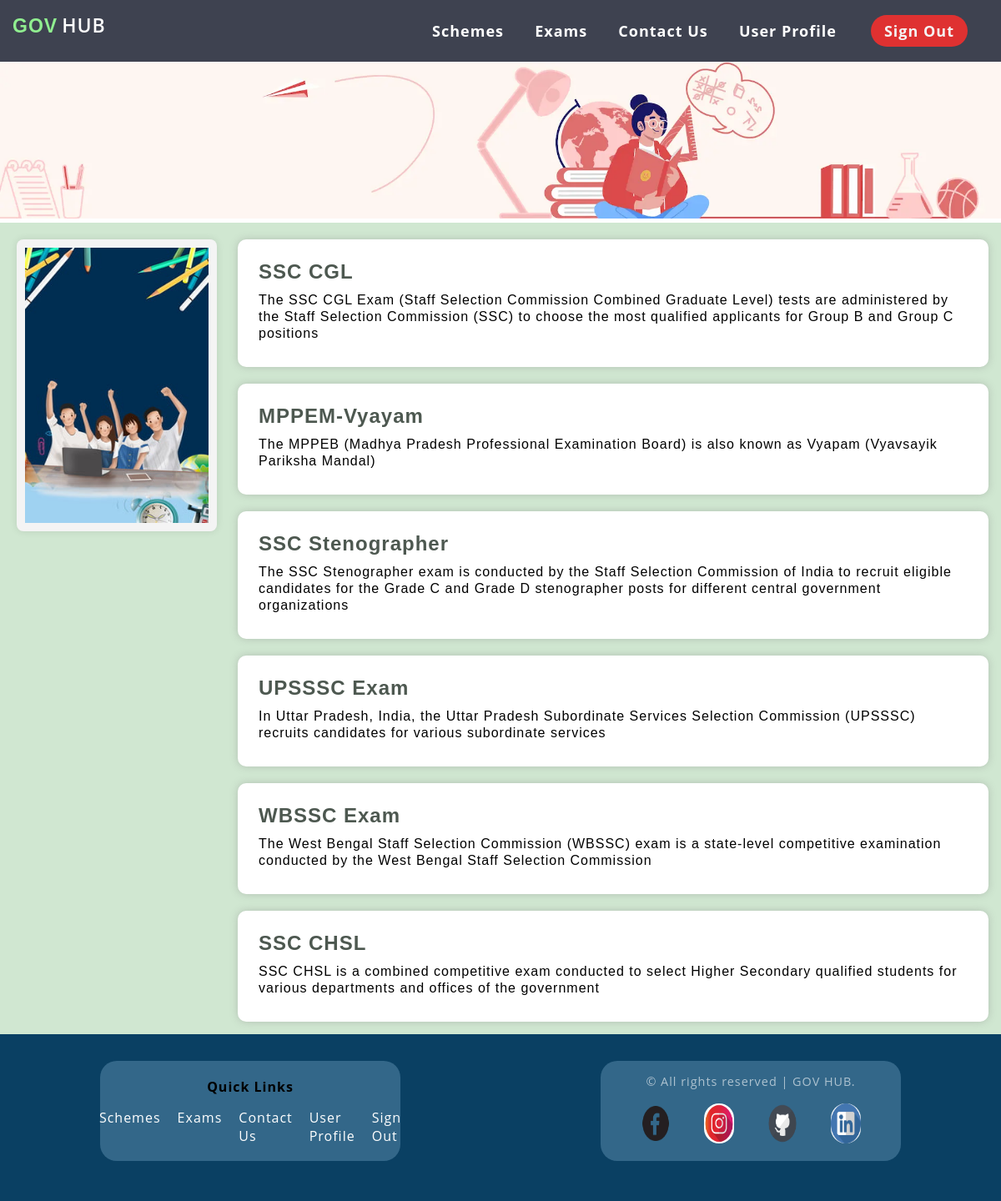
The app's page /examlist.php?type=ssc&ve=1 with its own data.
### tables this page shows
CREATE TABLE `ssc` (
  `sr_no` int(11) NOT NULL,
  `name` varchar(255) NOT NULL,
  `details` text DEFAULT NULL,
  `application_process` text DEFAULT NULL
);

### examlist.php (the view, shortened to what this page needs)
<?php
$db_hostname = "127.0.0.1";
$db_username = "root";
$db_password = "";
$type = $_GET['type'];
$id=$_GET['ve'];
$db_name = "test";
$conn = mysqli_connect($db_hostname, $db_username, $db_password, $db_name);
$sql = "SELECT name,sr_no, details FROM $type" ;
$result = mysqli_query($conn, $sql);
?>
<!DOCTYPE html>
<html lang="en">
<head>
    <link rel="stylesheet" href="mjev.css">
</head>
<body>
    <header>
        <nav>
        <?php echo '<a href="Untitled.php?ve='.$id.'">'?>
                <div>
                    <span>GOV</span>HUB
                </div>
            </a>
            <ul>
            <?php echo '<li class="und"><a href="schemes.php?ve='.$id.'">Schemes</a></li>
                <li class="und"><a href="exams.php?ve='.$id.'">Exams</a></li>
                <li class="und"><a href="contactus.php?ve='.$id.'">Contact Us</a></li>
                <li class="und"><a href="myprofile.php?ve='.$id.'">User Profile</a></li>'?>
                <li class="real"><a href="Untitled.html">Sign Out</a></li>
            </ul>
        </nav>
    </header>
    <main>
        <img id="resultimg" src="images\<?php echo $type; ?>.webp" alt="the image">
        <div class="material">
        <div class="filter"><img src="images/greenwall.jpg">
            </div>
            <div class="list">
                <ul><?php
            while ($row = $result->fetch_assoc()) {
                $k = strtok($row['details'], '.');
                echo '<li><a href="gos.php?value='.$row['sr_no'].'&ve='.$id.'&type='.$type.'"><div><h1 id="hee">' . $row['name'] . '</h1><p id="haa">' . $k . '</p></div></a></li>';
            }
            ?>
                </ul>
            </div>
        </div>
    </main>
    <footer id="footer">
        <div class="quick">
            <h4>Quick Links</h4>
            <ul>
                <?php echo '<li ><a href="schemes.php?ve='.$id.'">Schemes</a></li>'?>
                <?php echo '<li ><a href="exams.php?ve='.$id.'">Exams</a></li>'?>
                <?php echo '<li ><a href="contactus.php?ve='.$id.'">Contact Us</a></li>'?>
                <?php echo '<li ><a href="myprofile.php?ve='.$id.'">User Profile</a></li>'?>
                <li ><a href="Untitled.html">Sign Out</a></li>
            </ul>
        </div>
        <div class="copyright">
            <p>© All rights reserved | GOV HUB.</p>
            <ul class="contact">
                <li>
                    <a href="https://www.facebook.com/TanmayNawlakhe/"> <img src="images/facebook.webp"></a>
                </li>
                <li>
                    <a href="https://www.instagram.com/tanawlakhe/"> <img src="images/instagram.jpg"></a>
                </li>
                <li>
                    <a href="https://github.com/TanmayNawlakhe/"> <img src="images/github.webp"></a>
                </li>
                <li>
                    <a href="https://www.linkedin.com/in/tanmay-nawlakhe/"> <img src="images/linkedin.png"></a>
                </li>
            </ul>
        </div>
    </footer>
</body>
</html>

### mjev.css (style rules this page uses)
body { background-color: white; color: black; font-family: 'Open Sans', sans-serif; letter-spacing: 1px; }
* { margin: 0; padding: 0; box-sizing: border-box; }
h1, h2, h3 { font-family: 'Raleway', sans-serif; font-weight: 600; }
p { font-weight: 400; }
nav { display: flex; justify-content: space-between; align-items: center; text-align: center; background-color: #1c2131d8; width: 100vw; height: 74px; position: fixed; }
nav ul { list-style-type: none; }
nav ul li { position: relative; display: inline; padding-top: 20px; padding-bottom: 10px; color: white; }
.und::after { content: ''; position: absolute; width: 100%; height: 0.175rem; left: 0; bottom: 0; background: skyblue; transform: scale(0,1); transition: transform 0.2s ease-in-out; }
nav ul li a { text-decoration: none; font-size: large; font-weight: bolder; color: white; padding: 7px 16px; border-radius: 20px; }
nav a { text-decoration: none; font-size: larger; }
.real { padding-right: 20px; }
.real a { background-color: rgb(223, 49, 49); color: whitesmoke; margin: 20px; }
nav div { font-size: larger; font-weight: 500; color: white; font-weight: 600; }
nav div span { color: lightgreen; font-family: sans-serif; margin-left: 15px; margin-right: 5px; }
#resultimg { width: 100vw; }
footer { display: flex; justify-content:space-around; align-items: center; flex-direction: row; width:100vw; height: 25vh; background-color: #0a4063; }
.quick { color: black; display: flex; justify-content: center; flex-direction: column; gap: 15px; align-items:center; width: 30vw; height: 15vh; background-color: #3d7092d0; border-radius: 20px; }
.quick ul { list-style-type: none; color: white; display: flex; justify-content:center; flex-direction: row; gap: 20px; }
.quick ul a { text-decoration: none; color: white; }
.copyright { padding: 3em 0em; text-align:center; width: 30vw; background-color: #3d7092d0; border-radius: 20px; height: 15vh; display:flex; justify-content: center; flex-direction: column; gap:15px; }
.copyright p { letter-spacing: 1px; font-size: 0.90em; color: rgba(255, 255, 255, 0.6); }
.contact { margin: 0; list-style: none; display: flex; justify-content: center; gap: 40px; }
.contact li { display: inline; padding: 0.10em 0; font-size: 1em }
.contact>li>a>img { width: 3vw; height: 6vh; border-radius: 35px; transition: transform .1s ease-in-out; }
.contact li a { color: #FFF; display: inline; text-align: center; }
.material { background-color: #45a04940; display: flex; flex-direction: row; width:100vw; height: fit-content; margin: 0; }
.filter { max-width: 20vw; height:fit-content; background-color: #f4f4f4; padding: 10px; margin: 20px; border-radius: 8px; display: flex; justify-content: center; flex-direction: column; box-shadow: 0 0 10px rgba(0, 0, 0, 0.1); }
.inpu,div,.submit { width: 100%; margin-bottom: 15px; }
.list { height: fit-content; width:80vw; }
.list ul { display: flex; flex-wrap: wrap; list-style-type: none; }
.list ul li a { text-decoration: none; }
main { padding-top: 74px; }
.list ul li a div { box-shadow: 0 0 10px rgba(128, 128, 128, 0.382); background-color: white; border-radius: 10px; width:75vw; padding: 15px; margin: 20px 20px 0 5px; height: fit-content; }
.list ul li a div h1 { color: rgba(13, 29, 18, 0.738); font-size: x-large; font-family: 'Trebuchet MS', 'Lucida Sans Unicode', 'Lucida Grande', 'Lucida Sans', Arial, sans-serif; padding: 10px; }
.list ul li a div p { color: black; font-family: Arial, Helvetica, sans-serif; padding: 0 10px 15px 10px; line-height: 20px; }

### records on screen
ssc: $row['sr_no'] 1 (drawn), name "SSC CGL", details "The SSC CGL Exam (Staff Selection Commission Combined Graduate Level) tests are administered by the Staff Selection Commission (SSC) to choose the most qualified applicants for Group B and Group C positions"
ssc: $row['sr_no'] 2 (drawn), name "MPPEM-Vyayam", details "The MPPEB (Madhya Pradesh Professional Examination Board) is also known as Vyapam (Vyavsayik Pariksha Mandal)"
ssc: $row['sr_no'] 3 (drawn), name "SSC Stenographer", details "The SSC Stenographer exam is conducted by the Staff Selection Commission of India to recruit eligible candidates for the Grade C and Grade D stenographer posts for different central government organizations"
ssc: $row['sr_no'] 4 (drawn), name "UPSSSC Exam", details "In Uttar Pradesh, India, the Uttar Pradesh Subordinate Services Selection Commission (UPSSSC) recruits candidates for various subordinate services"
ssc: $row['sr_no'] 5 (drawn), name "WBSSC Exam", details "The West Bengal Staff Selection Commission (WBSSC) exam is a state-level competitive examination conducted by the West Bengal Staff Selection Commission"
ssc: $row['sr_no'] 6 (drawn), name "SSC CHSL", details "SSC CHSL is a combined competitive exam conducted to select Higher Secondary qualified students for various departments and offices of the government"
